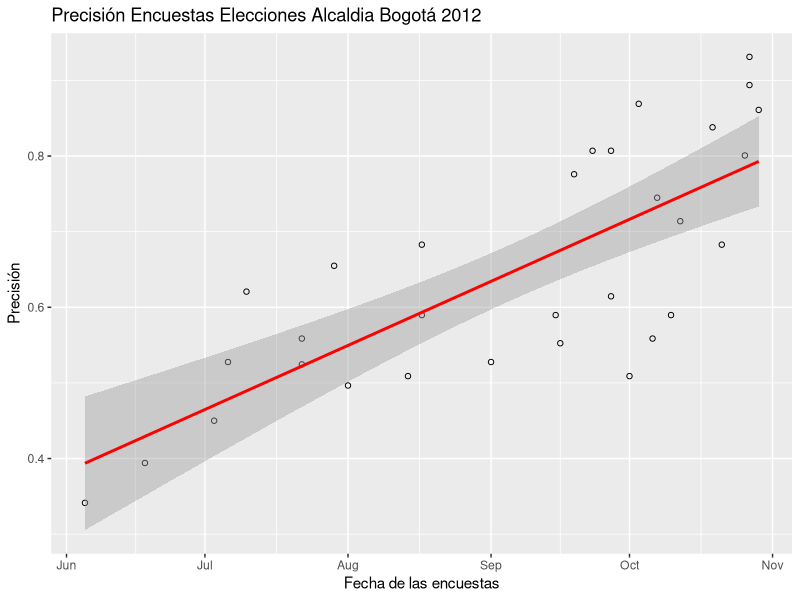

Write the R code that produced this figure.
## ---- chunk 1
knitr::opts_chunk$set(echo = TRUE)
library(ggplot2)
library(readxl)
library(dplyr)
library(knitr)
## ---- chunk 2
theta_p <- 0.0913
alfa_p <- 1331267
## ---- chunk 3
require(readxl)
encuestas <- read_excel("Datos.xlsx", sheet = "Encuestas")
knitr::kable(head(encuestas[,3:7],9))
## ---- chunk 4
Precision <- read_excel("Datos.xlsx", sheet = "Precision")
knitr::kable(head(Precision))
## ---- chunk 5
ggplot(Precision, aes(x=Fecha_Encuesta, y=Precision), ylim=c(0,1)) + 
       geom_point(shape=1) + geom_smooth(method=lm , color="red", se=TRUE) +
       ggtitle("Precisión Encuestas Elecciones Alcaldia Bogotá 2012") + 
       xlab("Fecha de las encuestas") + 
       ylab("Precisión")
## ---- chunk 6
encuestas$Peso <- ifelse(encuestas$Orden_Fecha<=4, 0.15, 
                         ifelse(encuestas$Orden_Fecha<=7, 0.1, 
                                ifelse(encuestas$Orden_Fecha<=9,0.05)))
## ---- chunk 7
encuestas$parametro <- encuestas$Votos_Petro * encuestas$Peso
theta_c <- sum(encuestas$parametro)
theta_c
## ---- chunk 8
alpha_f <- theta_p * 14781 # alpha*
N_f <- 14781 # N*
beta_f <- N_f-alpha_f # beta*

Y_f <- theta_c*11124 # Y*
n_f <- 11124 # n*

Estimador_Bayesiano <- (Y_f+alpha_f)/(N_f+n_f)
Estimador_Bayesiano

## Intervalo de credibilidad
lim_inf <- qbeta(0.025, alpha_f+Y_f , n_f-Y_f+beta_f)
lim_sup <- qbeta(0.975, alpha_f+Y_f , n_f-Y_f+beta_f)

message("IC 95% = (",lim_inf, ", ",lim_sup, ")")
## ---- chunk 9
P_mayor_theta_p <- pbeta(theta_p, alpha_f+Y_f , n_f-Y_f+beta_f, lower.tail = F)
P_mayor_theta_p
## ---- chunk 10
P_mayor_0.15 <- pbeta(0.15, alpha_f+Y_f , n_f-Y_f+beta_f, lower.tail = F)
P_mayor_0.15
## ---- chunk 11
P_Gane <- pbeta(0.5, alpha_f+Y_f , n_f-Y_f+beta_f, lower.tail = F)
P_Gane
